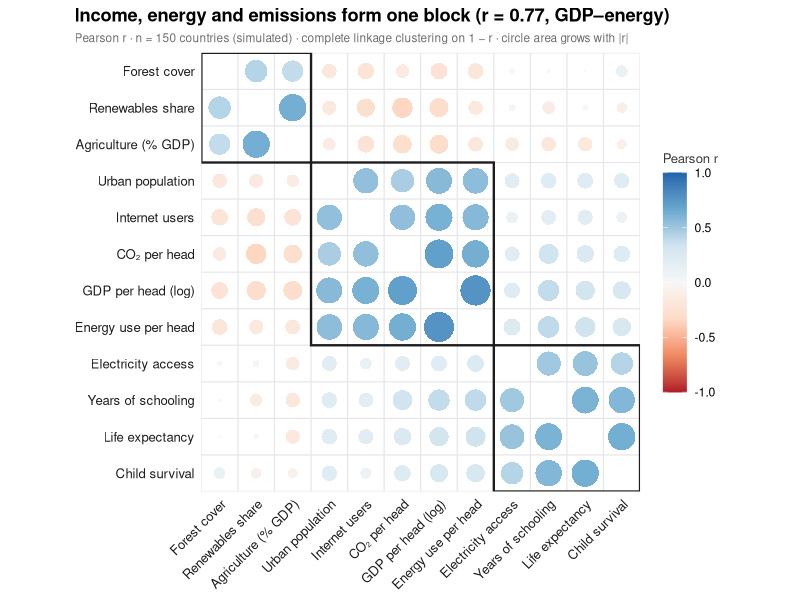

Recreate this plot in R.
# Correlogram with clustering: the R equivalent of plot.py
# Simulated data, set in the context of Dedinec, Stojkov, Warin & Kocarev (2026) [dedinec2026]
# R and NumPy draw different random numbers, so the values differ slightly from the Python figure.
library(ggplot2)

set.seed(2026)

# Simulated countries: 12 indicators driven by three correlated latent factors
n <- 150
income <- rnorm(n)
human <- 0.35 * income + 0.94 * rnorm(n)
green <- -0.5 * income + 0.85 * rnorm(n)
loads <- list("GDP per head (log)" = list(income, .9), "Energy use per head" = list(income, .8),
              "CO\u2082 per head" = list(income, .75), "Urban population" = list(income, .65),
              "Internet users" = list(income, .7), "Life expectancy" = list(human, .85),
              "Years of schooling" = list(human, .8), "Electricity access" = list(human, .7),
              "Child survival" = list(human, .8), "Renewables share" = list(green, .8),
              "Agriculture (% GDP)" = list(green, .7), "Forest cover" = list(green, .55))
df <- as.data.frame(lapply(loads, function(l) l[[2]] * l[[1]] + sqrt(1 - l[[2]]^2) * rnorm(n)),
                    check.names = FALSE)
corr <- cor(df)

# Hierarchical clustering on the distance 1 - r, then reorder the matrix
# (corrplot is not installed: hclust() + cutree() do what order = "hclust", addrect = 3 do)
hc <- hclust(as.dist(1 - corr), method = "complete")
corr <- corr[hc$order, hc$order]
clusters <- cutree(hc, k = 3)[hc$order]
k <- nrow(corr)

# One circle per off-diagonal cell, drawn as a polygon so its radius is in data units
theta <- seq(0, 2 * pi, length.out = 60)
cells <- expand.grid(i = seq_len(k), j = seq_len(k))
cells <- cells[cells$i != cells$j, ]
cells$r <- corr[cbind(cells$i, cells$j)]
circles <- do.call(rbind, lapply(seq_len(nrow(cells)), function(m) {
  rad <- 0.47 * sqrt(abs(cells$r[m]))
  data.frame(id = m, r = cells$r[m], x = cells$j[m] + rad * cos(theta), y = cells$i[m] + rad * sin(theta))
}))

# Boxes around the clusters (consecutive runs along the diagonal)
runs <- rle(clusters)
ends <- cumsum(runs$lengths)
boxes <- data.frame(lo = ends - runs$lengths + 0.5, hi = ends + 0.5)

r_ge <- corr["GDP per head (log)", "Energy use per head"]
p <- ggplot() +
  geom_hline(yintercept = seq(0.5, k + 0.5), colour = "#E5E5EA", linewidth = 0.4) +
  geom_vline(xintercept = seq(0.5, k + 0.5), colour = "#E5E5EA", linewidth = 0.4) +
  geom_polygon(data = circles, aes(x, y, group = id, fill = r)) +
  geom_rect(data = boxes, aes(xmin = lo, xmax = hi, ymin = lo, ymax = hi), fill = NA,
            colour = "#1D1D1F", linewidth = 0.8) +
  scale_fill_distiller("Pearson r", palette = "RdBu", direction = 1, limits = c(-1, 1),
                       breaks = seq(-1, 1, 0.5)) +
  scale_x_continuous(breaks = seq_len(k), labels = colnames(corr), expand = c(0, 0)) +
  scale_y_reverse(breaks = seq_len(k), labels = rownames(corr), expand = c(0, 0)) +
  coord_equal(xlim = c(0.5, k + 0.5), ylim = c(k + 0.5, 0.5)) +
  labs(title = sprintf("Income, energy and emissions form one block (r = %.2f, GDP–energy)", r_ge),
       subtitle = sprintf("Pearson r · n = %d countries (simulated) · complete linkage clustering on 1 − r · circle area grows with |r|",
                          n),
       x = NULL, y = NULL) +
  theme_minimal(base_size = 11) +
  theme(plot.title = element_text(face = "bold"),
        plot.title.position = "plot",
        plot.subtitle = element_text(size = 8.5, colour = "#6E6E73"),
        axis.text = element_text(colour = "#1D1D1F", size = 9.5),
        axis.text.x = element_text(angle = 45, hjust = 1),
        panel.grid = element_blank(),
        legend.title = element_text(size = 9.5, colour = "#3A3A3C"),
        legend.key.height = unit(2.2, "lines"))
print(p)
